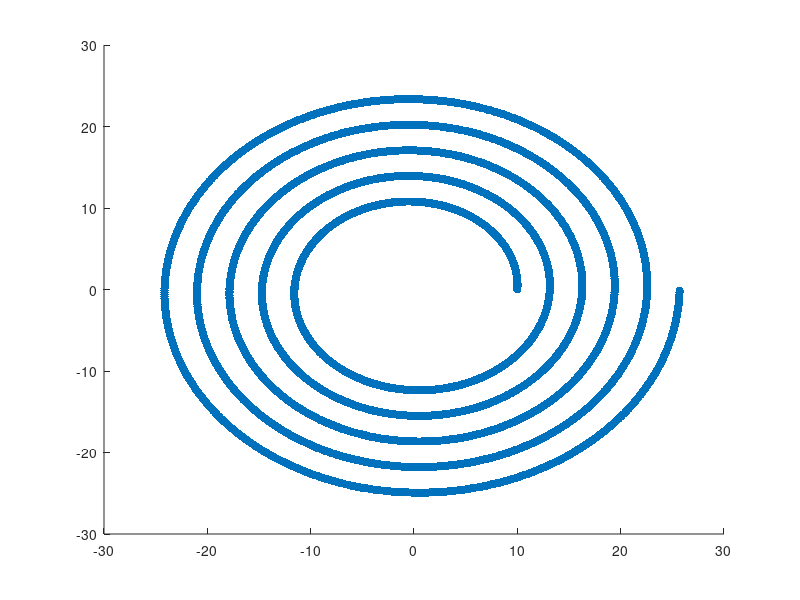

Source code (MATLAB):
x = [];
y = [];
a = 10;
b = 0.5;
for fi = 0: 0.01 :2*pi*5
  r = a + b * fi;
  x = [x r * cos(fi)];
  y = [y r * sin(fi)];
endfor
scatter(x, y, 'black', 'fill')